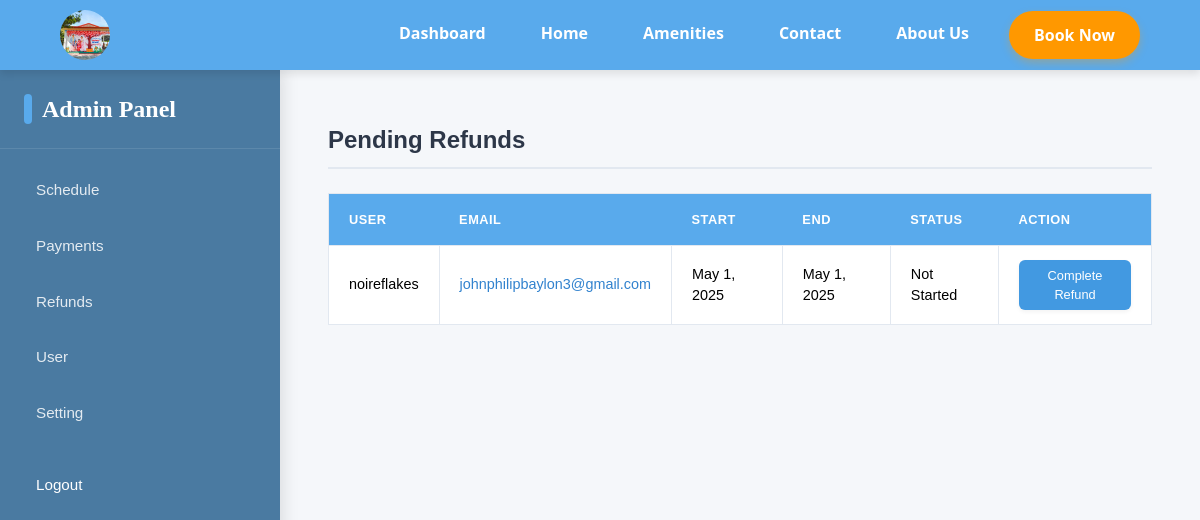
The page /book/refund (signed in) on the database its author committed.
### book/models.py (models this page shows, shortened)
class Proof(models.Model):
    STATUS_CHOICES = [
        ("pending", "Pending"),
        ("approved", "Approved"),
        ("declined", "Declined"),
    ]
    book=models.ForeignKey(Book, on_delete=models.CASCADE, default=1)
    img = models.ImageField(storage=MediaCloudinaryStorage(),upload_to='proof/payment_proof')
    payment_status = models.CharField(choices=STATUS_CHOICES, max_length=20, default="pending")

class Book(models.Model):
    user=models.ForeignKey(User, on_delete=models.CASCADE, blank=True, null=True)
    book_type = models.CharField(max_length=20)
    start_date = models.DateField()
    end_date = models.DateField()
    payment_method = models.CharField(max_length=20)
    payment_type = models.CharField(max_length=20)
    REFUNDCHOICES = [
        ("pending", "Pending"),
        ("approved", "Approved"),
        ("declined", "Declined"),
        ("not requested", "Not Requested"),
        ("complete", "Complete")
    ]
    amount=models.IntegerField(blank=True, null=True)
    refund_status=models.CharField(max_length=20, choices=REFUNDCHOICES, default="not requested")
    @property
    def event_status(self):
        today=timezone.now().date()
        if today>self.start_date:
            return "Not Started"
        elif today<=self.start_date and today>=self.end_date:
            return "Ongoing"
        elif today>self.end_date:
            return "Completed"

### book/views.py (the view)
# urls.py: path("refund", views.event_status, name="refund"),
def event_status(request):
    event_status='event_status'
    books=Book.objects.all()
    proofs=Proof.objects.all()
    return render(request, "login/admin_panel.html",
           {'books':books,
        'proofs':proofs,
        'event_status':event_status
        })

### login/templates/login/admin_panel.html (shortened to what this page needs)
{% extends 'login/layout.html' %}
{% load static %}
{% block css %}
<link rel="stylesheet" href="{% static 'css/navbar.css' %}?v={{ timestamp }}">
<link rel="stylesheet" href="{% static 'css/admin_panel.css' %}?v={{ timestamp }}">
{% endblock %}
{% block body %}
<header class="header">
  <nav class="navbar">
      <div class="logo">
          <img src="{% static 'asset/image/logo.jpg' %}" alt="Milagrosa Resort Logo">
      </div>
      <ul class="nav-links">
          {% if user.is_authenticated %}
          <li><a href="{% url 'dashboard' %}" class="nav-link">Dashboard</a></li>
          {% endif %}
          <li><a href="{% url 'index' %}" class="nav-link">Home</a></li>
          <li><a href="{% url 'amenities' %}" class="nav-link">Amenities</a></li>
          <li><a href="{% url 'contact' %}" class="nav-link">Contact</a></li>
          <li><a href="{% url 'about_us' %}" class="nav-link">About Us</a></li>
          <li><a href="{% url 'check_in' %}" class="book-btn">Book Now</a></li>
      </ul>
  </nav>
</header>
<div class="container-fluid">
  {% if user.is_superuser %}
  <div class="admin-container">
    <div class="admin-sidebar">
      <div class="admin-sidebar-header">
        <h4>Admin Panel</h4>
      </div>
      <nav class="admin-sidebar-nav">
        <a href="{% url 'schedule' %}" class="admin-nav-link">
          <span>Schedule</span>
        </a>
        <a href="{% url 'approving' %}" class="admin-nav-link">
          <span>Payments</span>
        </a>
        <a href="{% url 'refund' %}" class="admin-nav-link">
          <span>Refunds</span>
        </a>
        <a href="{% url 'user' %}" class="admin-nav-link">
          <span>User</span>
        </a>
        <a href="{% url 'admin_setting' %}" class="admin-nav-link">
          <span>Setting</span>
        </a>
        <a href="{% url 'logout' %}" class="admin-nav-link logout-link">
          <span>Logout</span>
        </a>
      </nav>
    </div>
    <div class="admin-main-content">
      {% if schedule %}
      <h2 class="mt-4">Approved Event</h2>
      <div class="table-responsive">
        <table class="table table-hover table-bordered">
          <thead class="table-light">
            <tr>
              <th>User</th><th>Book Type</th><th>Start</th><th>End</th><th>Payment Method</th><th>Type</th><th>Status</th><th>Action</th>
            </tr>
          </thead>
          <tbody>
            {% for proof in proofs %}
              {% if proof.payment_status == "approved" or proof.payment_status == "Approved" %}
              <tr>
                <td>{{ proof.book.user }}</td>
                <td>{{ proof.book.book_type }}</td>
                <td>{{ proof.book.start_date }}</td>
                <td>{{ proof.book.end_date }}</td>
                <td>{{ proof.book.payment_method }}</td>
                <td>{{ proof.book.payment_type }}</td>
                <td>{{ proof.book.event_status }}</td>
                <td><a href="{% url 'delete_book' proof.id %}" class="btn btn-sm btn-danger">Delete</a></td>
              </tr>
              {% endif %}
            {% endfor %}
          </tbody>
        </table>
      </div>
      {% elif event_status %}
      <h2 class="mt-4">Pending Refunds</h2>
      <table class="table table-hover table-bordered">
        <thead>
          <tr><th>User</th><th>Email</th><th>Start</th><th>End</th><th>Status</th><th>Action</th></tr>
        </thead>
        <tbody>
          {% for proof in proofs %}
            {% if proof.book.refund_status == "pending" or proof.book.refund_status == "Pending" %}
            <tr>
              <td>{{ proof.book.user }}</td>
              <td><a href="mailto:{{ proof.book.user.email }}">{{ proof.book.user.email }}</a></td>
              <td>{{ proof.book.start_date }}</td>
              <td>{{ proof.book.end_date }}</td>
              <td>{{ proof.book.event_status }}</td>
              <td><a href="{% url 'refund_complete' proof.id %}" class="btn btn-primary btn-sm">Complete Refund</a></td>
            </tr>
            {% endif %}
          {% endfor %}
        </tbody>
      </table>
      {% endif %}
    </div>
  </div>
  {% else %}
  <div class="d-flex justify-content-end mb-3">
    <a href="{% url 'logout' %}" class="btn btn-outline-dark">Logout</a>
  </div>
  {% endif %}
</div>
{% endblock %}

### login/static/css/navbar.css (style rules this page uses)
.header { position: sticky; top: 0; z-index: 1000; }
.navbar { display: flex; justify-content: space-between; align-items: center; background-color: #59aaec; padding: 10px 5%; box-shadow: 0 4px 8px rgba(0, 0, 0, 0.1); }
.logo img { width: 50px; height: 50px; border-radius: 50%; object-fit: cover; transition: all 0.3s ease; }
.nav-links { display: flex; list-style: none; gap: 25px; margin: 0; padding: 0; }
.nav-link { font-weight: 600; color: #fff; text-decoration: none; padding: 10px 15px; border-radius: 5px; transition: all 0.3s ease; font-size: 1rem; }
.book-btn, .cta-button { display: inline-block; background-color: #ff9800; color: #fff; padding: 12px 25px; font-weight: 600; border-radius: 30px; text-decoration: none; transition: all 0.3s ease; border: none; cursor: pointer; font-size: 1rem; box-shadow: 0 4px 8px rgba(255,152,0,0.3); }

### login/static/css/admin_panel.css (style rules this page uses)
.container-fluid { padding: 0; font-family: 'Poppins', sans-serif; background-color: #f9f7f3; }
.admin-container { display: flex; min-height: calc(100vh - 70px); }
.admin-sidebar { width: 280px; background-color: #44769ef6; color: white; padding: 1.5rem 0; box-shadow: 4px 0 15px rgba(0, 0, 0, 0.1); position: relative; z-index: 10; }
.admin-main-content { flex: 1; padding: 2rem 3rem; background-color: #f5f7fa; }
.admin-sidebar-header { padding: 0 1.5rem 1.5rem; margin-bottom: 1rem; border-bottom: 1px solid rgba(255,255,255,0.1); }
.admin-sidebar-header h4 { font-family: 'Playfair Display', serif; margin: 0; font-size: 1.5rem; color: white; font-weight: 600; display: flex; align-items: center; gap: 10px; }
.admin-sidebar-header h4:before { content: ""; display: block; width: 8px; height: 30px; background-color: #59aaec; border-radius: 4px; }
.admin-sidebar-nav { display: flex; flex-direction: column; gap: 5px; padding: 0 1rem; }
.admin-nav-link { display: flex; align-items: center; gap: 15px; padding: 14px 20px; color: rgba(255,255,255,0.85); text-decoration: none; border-radius: 8px; transition: all 0.3s ease; font-size: 0.95rem; font-weight: 500; }
.logout-link { margin-top: 1rem; color: rgb(255, 255, 255); }
table { width: 100%; border-collapse: collapse; margin: 0; }
.table { color: #4a5568; font-size: 0.9rem; }
.table thead th { background-color: #59aaec; color: white; font-weight: 600; padding: 16px 20px; text-align: left; text-transform: uppercase; font-size: 0.8rem; letter-spacing: 0.5px; border: none; }
.table tbody tr { border-bottom: 1px solid #edf2f7; transition: background-color 0.2s ease; }
.table tbody tr:last-child { border-bottom: none; }
.table td { padding: 14px 20px; vertical-align: middle; }
.table-bordered { border: 1px solid #e2e8f0; }
.table-bordered th, .table-bordered td { border-right: 1px solid #e2e8f0; }
.table-bordered th:last-child, .table-bordered td:last-child { border-right: none; }
.btn { padding: 8px 16px; border-radius: 6px; font-size: 0.85rem; font-weight: 500; transition: all 0.2s ease; border: none; box-shadow: 0 2px 4px rgba(0,0,0,0.05); cursor: pointer; display: inline-flex; align-items: center; justify-content: center; gap: 6px; }
.btn-sm { padding: 6px 12px; font-size: 0.8rem; }
.btn-primary { background-color: #4299e1; color: white; }
h2 { color: #2d3748; margin-bottom: 1.5rem; padding-bottom: 0.75rem; border-bottom: 2px solid #e2e8f0; font-weight: 600; font-size: 1.5rem; }
.table a[href^="mailto:"] { color: #3182ce; text-decoration: none; }

### rows shown on the page
Proof: book.user "noireflakes", book.user.email "johnphilipbaylon3@gmail.com", book.start_date "May 1, 2025", book.end_date "May 1, 2025", book.event_status "Not Started"
